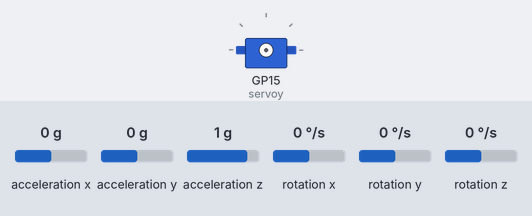
Simulated run of this program. Board: Raspberry Pi Pico running MicroPython. Shown: servo. The test bench sets the inputs (shaded band); at power-on: acceleration x 0 g, acceleration y 0 g, acceleration z 1 g, rotation z 0 °/s, rotation x 0 °/s, rotation y 0 °/s. Servo angles are drawn from the pulse width (0.5 ms = 0°, 2.5 ms = 180°); what the program prints to the serial console is not drawn.

Above: at 1.2 s.
1.3 s: acceleration x set to -1.4 g
2.8 s: acceleration y set to 0.8 g
4.3 s: acceleration z set to -1.4 g
5.8 s: rotation z set to -192 °/s
Timing chart, 0 to 8.3 s (numbered marks = the images above; inputs shaded):
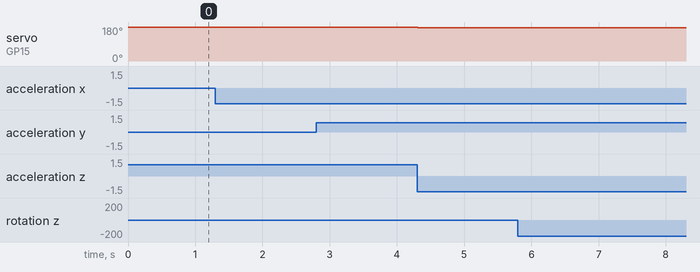

The program:

YawServoTest.py
```python
import machine
import time
import MPU6050
import math
from machine import Pin, PWM

i2c = machine.I2C(0, sda=machine.Pin(4), scl=machine.Pin(5))
mpu = MPU6050.MPU6050(i2c)

# Configura el pin GPIO0 como salida PWM
servoz = PWM(Pin(12, mode=Pin.OUT))
servoz.freq(50)  # Configura la frecuencia a 50Hz (estándar para servos)

servoy = PWM(Pin(15, mode=Pin.OUT))
servoy.freq(50)  # Configura la frecuencia a 50Hz (estándar para servos)


# wake up the MPU6050 from sleep
mpu.wake()

roll = 0
pitch = 0
yaw = 0


yaw = 0  # Inicializa el ángulo de yaw
tiempo_anterior = time.ticks_ms()  # Tiempo de la medición anterior


# Función para mapear el ángulo al rango del servo
def map_angle(angulo):
  return int(angulo * 65535 / 180)  # 65535 es el rango máximo del PWM


while True:
  # Lee los datos del giroscopio
  gyro_data = mpu.read_gyro_data()
  accel_data = mpu.read_accel_data()

  ax = accel_data[0]
  ay = accel_data[1]
  az = accel_data[2]

  roll = math.atan(ax / math.sqrt(ay**2 + az**2 + 0.0001)) * (180.0 / math.pi)
  pitch = math.atan(ay / math.sqrt(ax**2 + az**2 + 0.0001)) * (180.0 / math.pi)


  # Calcula el tiempo transcurrido
  tiempo_actual = time.ticks_ms()
  dt = (tiempo_actual - tiempo_anterior) / 1000  # Convierte a segundos

  # Integra la velocidad angular en el eje z (yaw)
  yaw += gyro_data[2] * dt + 0.0125
  # Actualiza el tiempo anterior
  tiempo_anterior = tiempo_actual

  angulo_servoz = map_angle(roll)
  servoz.duty_u16(angulo_servoz)

  angulo_servoy = map_angle(pitch)
  servoy.duty_u16(angulo_servoy)

  print("angulos:", yaw, roll, pitch)
  time.sleep_ms(10)  # Espera un corto tiempo
```

Measured:
- after the input at 1.3 s, every drawn part: stays the same
- after the input at 4.3 s, servo on GP15 (servoy): 180° → 175° at once
- after the input at 5.8 s, every drawn part: stays the same
